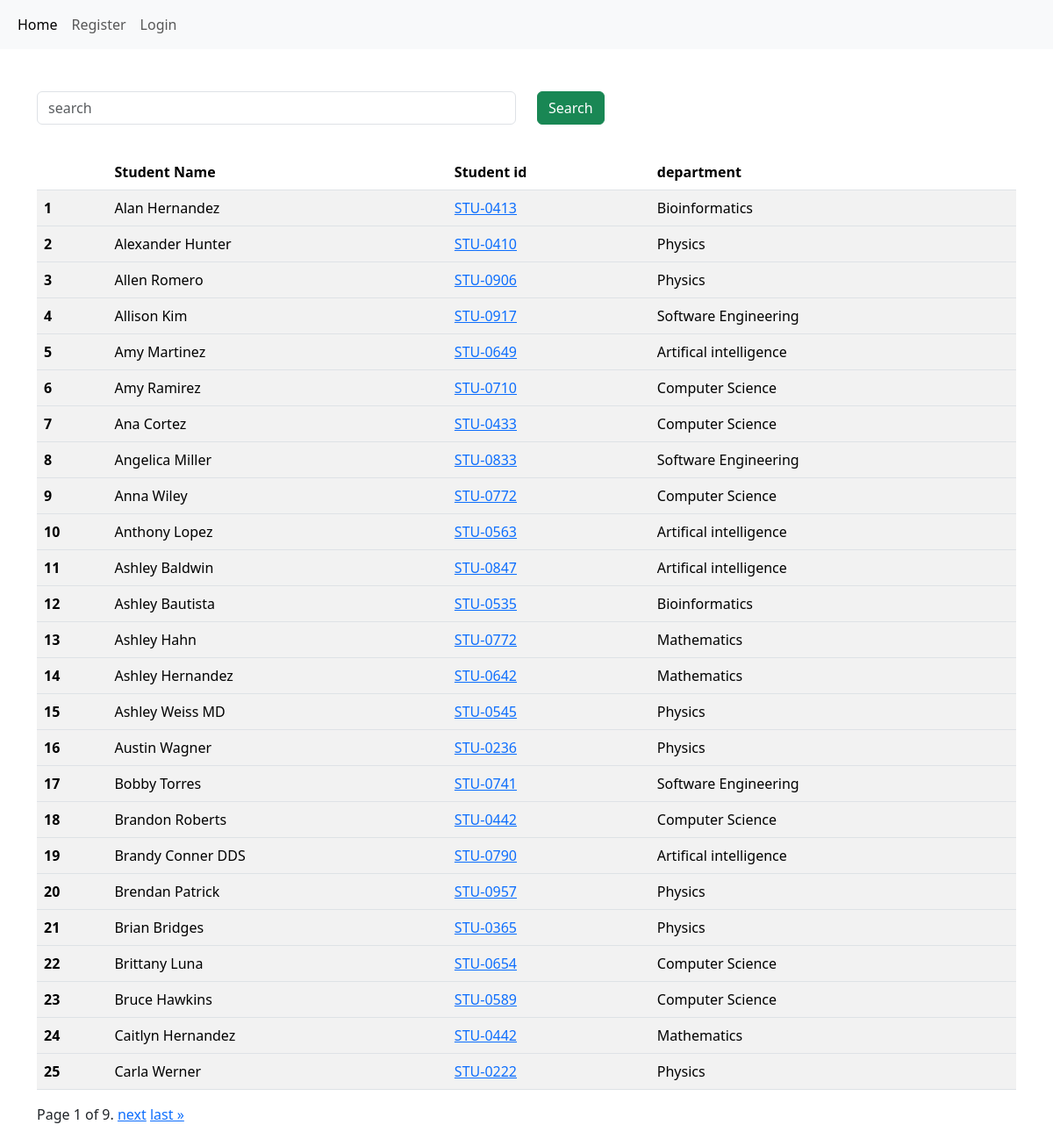
The page /students/ on the database its author committed.
### vege/models.py (models this page shows, shortened)
class Student(models.Model):
    department = models.ForeignKey(Department,related_name="depart",on_delete=models.CASCADE)
    student_id = models.OneToOneField(StudentID,related_name="studentid",on_delete=models.CASCADE)
    student_name = models.CharField(max_length=100)
    student_age = models.IntegerField(default=18)
    student_email = models.EmailField(unique=True)
    student_address = models.TextField()
    class Meta:
        ordering = ['student_name']
        verbose_name = "student"

class StudentID(models.Model):
    student_id = models.CharField(max_length=100)
    def __str__(self) -> str:
        return self.student_id

class Department(models.Model):
    department = models.CharField(max_length=100)
    class Meta:
        ordering = ['department']

### vege/views.py (the view, shortened to what this page needs)
# urls.py: path('students/',get_students,name="get_students"),
def get_students(request):
    qs = Student.objects.all()
    paginator = Paginator(qs, 25)  # Show 25 contacts per page.
    page_number = request.GET.get("page")
    page_obj = paginator.get_page(page_number)
    return render(request,'receipes/students.html',{'page_obj':page_obj})

### vege/templates/receipes/students.html (shortened to what this page needs)
{%extends "receipes/base.html" %}
{% block start %}
<div class="container mt-5">
    <form class="mb-4" >
<div class="row">
    <div class="col-md-6">
        <input class="form-control" placeholder="search" name="search">
    </div>
   <br>
   <br>
     <div class="col-md-6">
        <button class="btn btn-success">Search</button>
     </div>
</div>
</form>
<table class="table table-striped">
  <thead>
    <tr>
      <th scope="col">{{forloop.counter}}
      </th>
      <th scope="col">Student Name</th>
      <th scope="col">Student id</th>
      <th scope="col">department</th>
    </tr>
  </thead>
  <tbody>
    <tr>
 {% for a in page_obj %}
      <th scope="row">{{forloop.counter}}</th>
      <td>{{ a.student_name }}</td>
      <td><a href="/see_marks/{{a.student_id}}/">{{a.student_id}}</a></td>
      <td> {{ a.department.department}}</td>
    </tr>
  </tbody>
  {% endfor %}
</table>
<div class="pagination">
    <span class="step-links">
        <span class="current">
            Page {{ page_obj.number }} of {{ page_obj.paginator.num_pages }}.
        </span>
        {% if page_obj.has_next %}
            <a href="?page={{ page_obj.next_page_number }}">next</a>
            <a href="?page={{ page_obj.paginator.num_pages }}">last &raquo;</a>
        {% endif %}
    </span>
</div>
</div>
{% endblock %}

### rows shown on the page
Student: student_name "Alan Hernandez", student_id "STU-0413", department.department "Bioinformatics"
Student: student_name "Alexander Hunter", student_id "STU-0410", department.department "Physics"
Student: student_name "Allen Romero", student_id "STU-0906", department.department "Physics"
Student: student_name "Allison Kim", student_id "STU-0917", department.department "Software Engineering"
Student: student_name "Amy Martinez", student_id "STU-0649", department.department "Artifical intelligence"
Student: student_name "Amy Ramirez", student_id "STU-0710", department.department "Computer Science"
Student: student_name "Ana Cortez", student_id "STU-0433", department.department "Computer Science"
Student: student_name "Angelica Miller", student_id "STU-0833", department.department "Software Engineering"
Student: student_name "Anna Wiley", student_id "STU-0772", department.department "Computer Science"
Student: student_name "Anthony Lopez", student_id "STU-0563", department.department "Artifical intelligence"
Student: student_name "Ashley Baldwin", student_id "STU-0847", department.department "Artifical intelligence"
Student: student_name "Ashley Bautista", student_id "STU-0535", department.department "Bioinformatics"
Student: student_name "Ashley Hahn", student_id "STU-0772", department.department "Mathematics"
Student: student_name "Ashley Hernandez", student_id "STU-0642", department.department "Mathematics"
Student: student_name "Ashley Weiss MD", student_id "STU-0545", department.department "Physics"
Student: student_name "Austin Wagner", student_id "STU-0236", department.department "Physics"
Student: student_name "Bobby Torres", student_id "STU-0741", department.department "Software Engineering"
Student: student_name "Brandon Roberts", student_id "STU-0442", department.department "Computer Science"
Student: student_name "Brandy Conner DDS", student_id "STU-0790", department.department "Artifical intelligence"
Student: student_name "Brendan Patrick", student_id "STU-0957", department.department "Physics"
Student: student_name "Brian Bridges", student_id "STU-0365", department.department "Physics"
Student: student_name "Brittany Luna", student_id "STU-0654", department.department "Computer Science"
Student: student_name "Bruce Hawkins", student_id "STU-0589", department.department "Computer Science"
Student: student_name "Caitlyn Hernandez", student_id "STU-0442", department.department "Mathematics"
Student: student_name "Carla Werner", student_id "STU-0222", department.department "Physics"

### other values the page prints
{{ page_obj.number }} "1"
{{ page_obj.paginator.num_pages }} "9"
